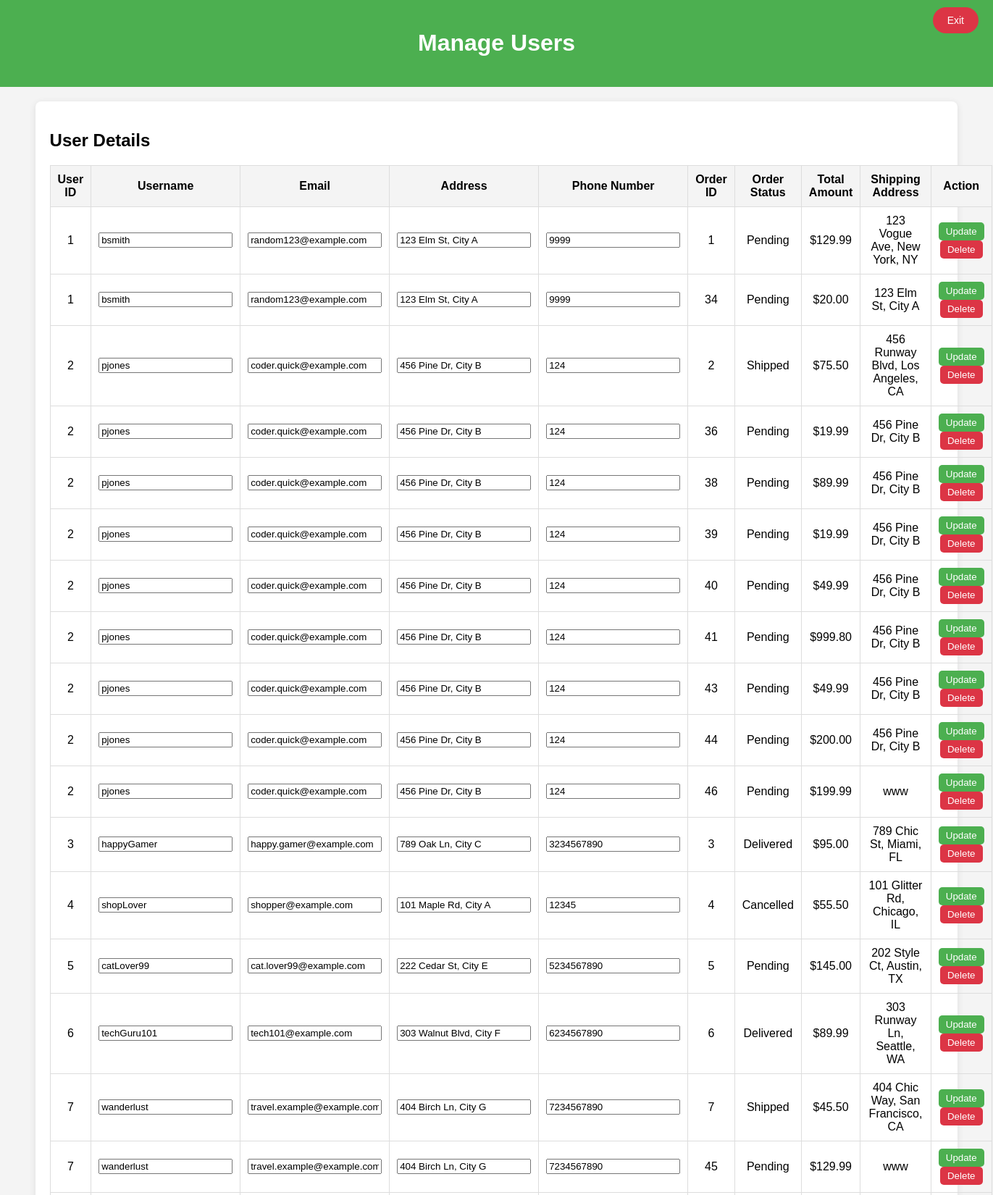
The app's page /manage_users.php (signed in, upper part) with its own data.
### tables this page shows
CREATE TABLE IF NOT EXISTS `order` (
  `order_id` int NOT NULL AUTO_INCREMENT,
  `user_id` int DEFAULT NULL,
  `order_date` datetime DEFAULT CURRENT_TIMESTAMP,
  `status` varchar(50) NOT NULL,
  `total_amount` decimal(10,2) NOT NULL,
  `shipping_address` text,
  PRIMARY KEY (`order_id`),
  KEY `user_id` (`user_id`)
);

CREATE TABLE IF NOT EXISTS `customer` (
  `user_id` int NOT NULL AUTO_INCREMENT,
  `username` varchar(255) NOT NULL,
  `email` varchar(255) NOT NULL,
  `password` varchar(255) NOT NULL,
  `address` text,
  `phone_number` varchar(20) DEFAULT NULL,
  `created_at` datetime DEFAULT CURRENT_TIMESTAMP,
  `role` varchar(20) DEFAULT 'user',
  PRIMARY KEY (`user_id`)
);

### manage_users.php (the view, shortened to what this page needs)
<?php
$hn = 'localhost:3306';
$db = 'suburban_outfitters';
$un = 'root';
$pw = '';
$conn = new mysqli($hn, $un, $pw, $db);
$query = "
    SELECT
        c.user_id, c.username, c.email, c.address, c.phone_number,
        o.order_id, o.status AS order_status, o.total_amount, o.shipping_address
    FROM
        customer c
    LEFT JOIN
        `order` o ON c.user_id = o.user_id
    ORDER BY c.user_id, o.order_id
";
$result = $conn->query($query);
?>
<!DOCTYPE html>
<html lang="en">
<head>
</head>
<body>
    <div id="banner">
        <h1>Manage Users</h1>
        <button id="exit-btn" onclick="window.location.href='homepage.php';">Exit</button>
    </div>
    <div class="container">
        <h2>User Details</h2>
        <?php if ($result->num_rows > 0): ?>
            <table>
                <thead>
                    <tr>
                        <th>User ID</th>
                        <th>Username</th>
                        <th>Email</th>
                        <th>Address</th>
                        <th>Phone Number</th>
                        <th>Order ID</th>
                        <th>Order Status</th>
                        <th>Total Amount</th>
                        <th>Shipping Address</th>
                        <th>Action</th>
                    </tr>
                </thead>
                <tbody>
                    <?php while ($row = $result->fetch_assoc()): ?>
                        <tr>
                            <form method="post">
                                <td>
                                    <?= htmlspecialchars($row['user_id']) ?>
                                </td>
                                <td><input type="text" name="username" value="<?= htmlspecialchars($row['username']) ?>"></td>
                                <td><input type="email" name="email" value="<?= htmlspecialchars($row['email']) ?>"></td>
                                <td><input type="text" name="address" value="<?= htmlspecialchars($row['address']) ?>"></td>
                                <td><input type="tel" name="phone_number" value="<?= htmlspecialchars($row['phone_number']) ?>"></td>
                                <td><?= htmlspecialchars($row['order_id'] ?? 'N/A') ?></td>
                                <td><?= htmlspecialchars($row['order_status'] ?? 'N/A') ?></td>
                                <td>$<?= htmlspecialchars(number_format($row['total_amount'] ?? 0, 2)) ?></td>
                                <td><?= htmlspecialchars($row['shipping_address'] ?? 'N/A') ?></td>
                                <td>
                                    <button type="submit" class="update-btn">Update</button>
                                    <button type="submit" name="delete_user_id" value="<?= htmlspecialchars($row['user_id']) ?>" class="delete-btn">Delete</button>
                                </td>
                            </form>
                        </tr>
                    <?php endwhile; ?>
                </tbody>
            </table>
        <?php else: ?>
            <p>No users or orders available.</p>
        <?php endif; ?>
    </div>
</body>
</html>

### manage_users.php (style rules this page uses)
body { font-family: Arial, sans-serif; background-color: #f4f4f4; margin: 0; padding: 0; }
#banner { background-color: #4CAF50; color: white; padding: 20px; text-align: center; position: relative; }
#exit-btn { position: absolute; top: 10px; right: 20px; background-color: #dc3545; color: white; padding: 10px 20px; border: none; border-radius: 50px; cursor: pointer; font-size: 14px; }
.container { width: 90%; margin: 20px auto; background-color: white; padding: 20px; border-radius: 8px; box-shadow: 0 2px 10px rgba(0, 0, 0, 0.1); }
table { width: 100%; border-collapse: collapse; margin-bottom: 20px; }
table, th, td { border: 1px solid #ddd; }
th, td { padding: 10px; text-align: center; }
th { background-color: #f4f4f4; }
.update-btn { background-color: #4CAF50; color: white; padding: 5px 10px; border: none; border-radius: 5px; cursor: pointer; }
.delete-btn { background-color: #dc3545; color: white; padding: 5px 10px; border: none; border-radius: 5px; cursor: pointer; }

### records on screen
order: user.user_id "1", username "bsmith", email "random123@example.com", address "123 Elm St, City A", phone_number "9999", order_id "1", status "Pending", total_amount "129.99", shipping_address "123 Vogue Ave, New York, NY"
order: user.user_id "1", username "bsmith", email "random123@example.com", address "123 Elm St, City A", phone_number "9999", order_id "34", status "Pending", total_amount "20.00", shipping_address "123 Elm St, City A"
order: user.user_id "2", username "pjones", email "coder.quick@example.com", address "456 Pine Dr, City B", phone_number "124", order_id "2", status "Shipped", total_amount "75.50", shipping_address "456 Runway Blvd, Los Angeles, CA"
order: user.user_id "2", username "pjones", email "coder.quick@example.com", address "456 Pine Dr, City B", phone_number "124", order_id "36", status "Pending", total_amount "19.99", shipping_address "456 Pine Dr, City B"
order: user.user_id "2", username "pjones", email "coder.quick@example.com", address "456 Pine Dr, City B", phone_number "124", order_id "38", status "Pending", total_amount "89.99", shipping_address "456 Pine Dr, City B"
order: user.user_id "2", username "pjones", email "coder.quick@example.com", address "456 Pine Dr, City B", phone_number "124", order_id "39", status "Pending", total_amount "19.99", shipping_address "456 Pine Dr, City B"
order: user.user_id "2", username "pjones", email "coder.quick@example.com", address "456 Pine Dr, City B", phone_number "124", order_id "40", status "Pending", total_amount "49.99", shipping_address "456 Pine Dr, City B"
order: user.user_id "2", username "pjones", email "coder.quick@example.com", address "456 Pine Dr, City B", phone_number "124", order_id "41", status "Pending", total_amount "999.80", shipping_address "456 Pine Dr, City B"
order: user.user_id "2", username "pjones", email "coder.quick@example.com", address "456 Pine Dr, City B", phone_number "124", order_id "43", status "Pending", total_amount "49.99", shipping_address "456 Pine Dr, City B"
order: user.user_id "2", username "pjones", email "coder.quick@example.com", address "456 Pine Dr, City B", phone_number "124", order_id "44", status "Pending", total_amount "200.00", shipping_address "456 Pine Dr, City B"
order: user.user_id "2", username "pjones", email "coder.quick@example.com", address "456 Pine Dr, City B", phone_number "124", order_id "46", status "Pending", total_amount "199.99", shipping_address "www"
order: user.user_id "3", username "happyGamer", email "happy.gamer@example.com", address "789 Oak Ln, City C", phone_number "3234567890", order_id "3", status "Delivered", total_amount "95.00", shipping_address "789 Chic St, Miami, FL"
order: user.user_id "4", username "shopLover", email "shopper@example.com", address "101 Maple Rd, City A", phone_number "12345", order_id "4", status "Cancelled", total_amount "55.50", shipping_address "101 Glitter Rd, Chicago, IL"
order: user.user_id "5", username "catLover99", email "cat.lover99@example.com", address "222 Cedar St, City E", phone_number "5234567890", order_id "5", status "Pending", total_amount "145.00", shipping_address "202 Style Ct, Austin, TX"
order: user.user_id "6", username "techGuru101", email "tech101@example.com", address "303 Walnut Blvd, City F", phone_number "6234567890", order_id "6", status "Delivered", total_amount "89.99", shipping_address "303 Runway Ln, Seattle, WA"
order: user.user_id "7", username "wanderlust", email "travel.example@example.com", address "404 Birch Ln, City G", phone_number "7234567890", order_id "7", status "Shipped", total_amount "45.50", shipping_address "404 Chic Way, San Francisco, CA"
order: user.user_id "7", username "wanderlust", email "travel.example@example.com", address "404 Birch Ln, City G", phone_number "7234567890", order_id "45", status "Pending", total_amount "129.99", shipping_address "www"
